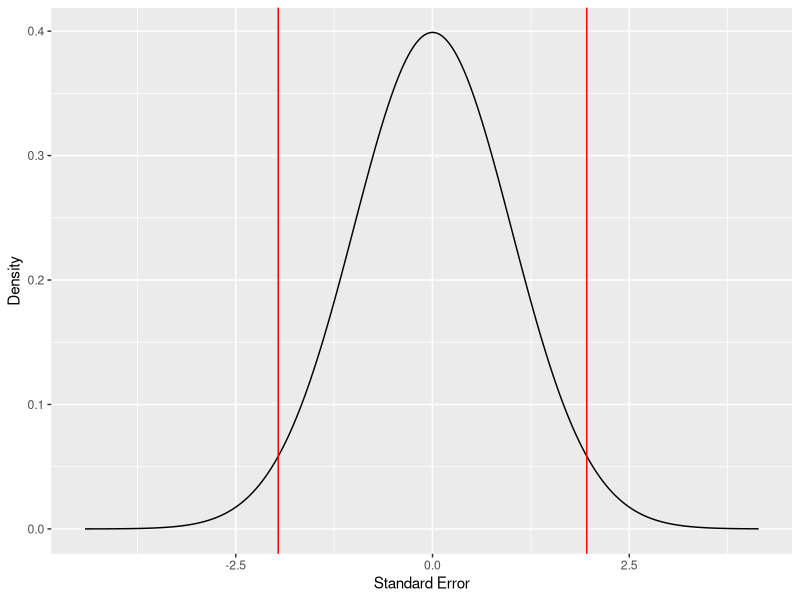
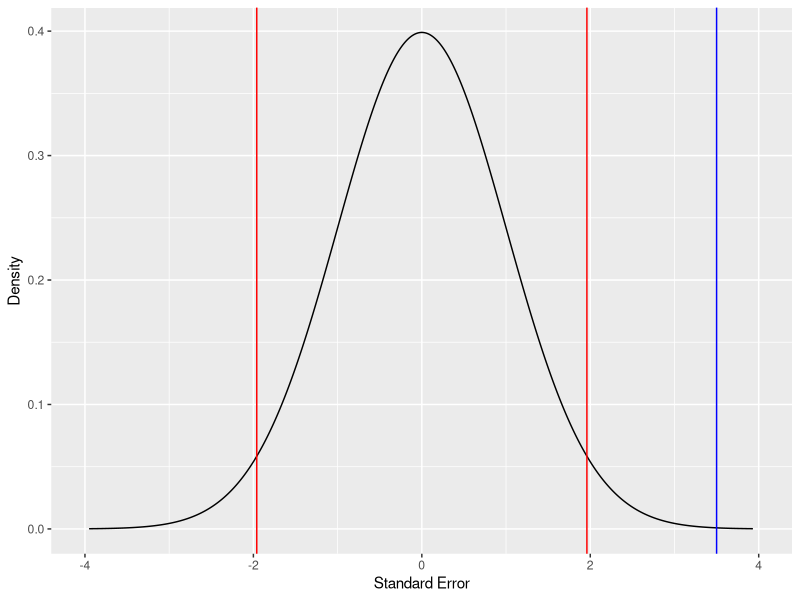
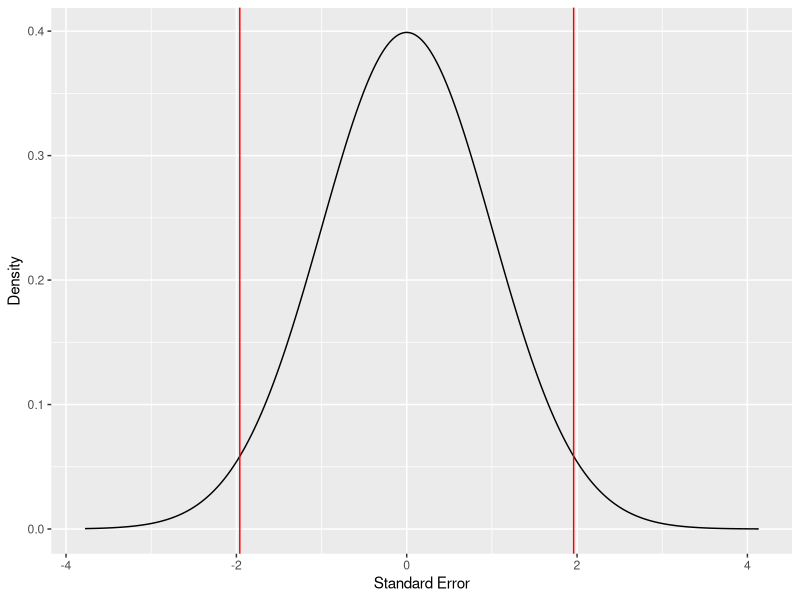
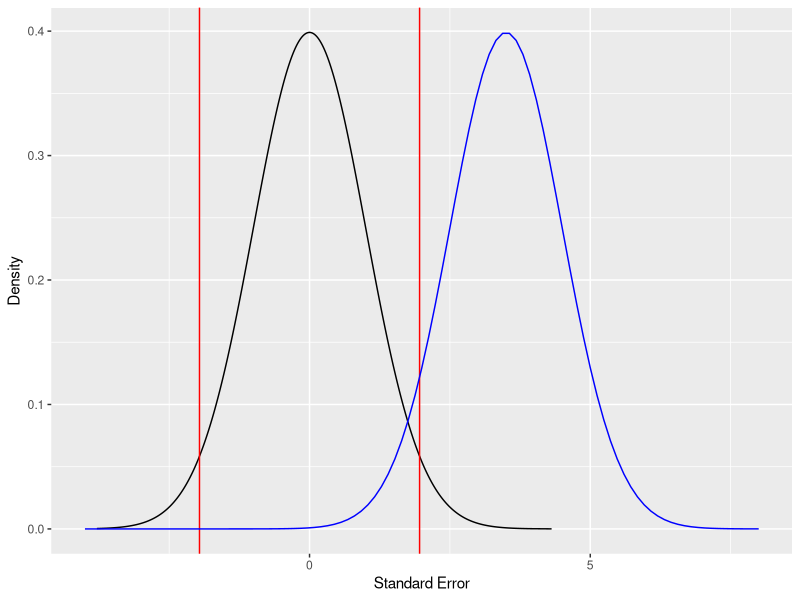

Write R code to recreate these figures, in order.
## ---- chunk 1
library(tidyverse)
## ---- chunk 2
2*(1 - pnorm(3.5))
## ---- chunk 3
x = rnorm(100000)
y = dnorm(x)
norm_data = data.frame(x, y)
norm_data %>% ggplot(aes(x = x, y = y)) +
  geom_line() +
  geom_vline(xintercept = 1.96, color = "red") +
  geom_vline(xintercept = -1.96, color = "red") +
  xlab("Standard Error") +
  ylab("Density")
## ---- chunk 4
x = rnorm(100000)
y = dnorm(x)
norm_data = data.frame(x, y)
norm_data %>% ggplot(aes(x = x, y = y)) +
  geom_line() +
  geom_vline(xintercept = 1.96, color = "red") +
  geom_vline(xintercept = -1.96, color = "red") +
  geom_vline(xintercept = 3.5, color = "blue") +
  xlab("Standard Error") +
  ylab("Density") +
  xlim(-4, 4)
## ---- chunk 5
x = rnorm(100000)
y = dnorm(x)
norm_data = data.frame(x, y)
norm_data %>% ggplot(aes(x = x, y = y)) +
  geom_line() +
  geom_vline(xintercept = 1.96, color = "red") +
  geom_vline(xintercept = -1.96, color = "red") +
  xlab("Standard Error") +
  ylab("Density")
## ---- chunk 6
x = rnorm(100000,  mean = 0)
y = dnorm(x)
norm_data = data.frame(x, y)
norm_data %>% ggplot(aes(x = x, y = y)) +
  geom_line() +
  geom_vline(xintercept = 1.96, color = "red") +
  geom_vline(xintercept = -1.96, color = "red") +
  stat_function(fun = dnorm, args = list(mean = 3.5), col='blue') +
  xlim(-4, 8) +
  xlab("Standard Error") +
  ylab("Density")
